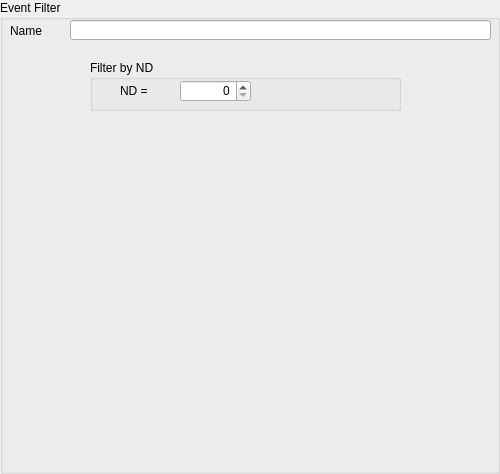
<?xml version="1.0" encoding="UTF-8"?>
<ui version="4.0">
 <class>FilterView</class>
 <widget class="QGroupBox" name="FilterView">
  <property name="geometry">
   <rect>
    <x>0</x>
    <y>0</y>
    <width>500</width>
    <height>474</height>
   </rect>
  </property>
  <property name="windowTitle">
   <string>GroupBox</string>
  </property>
  <property name="title">
   <string>Event Filter</string>
  </property>
  <widget class="QLabel" name="label">
   <property name="geometry">
    <rect>
     <x>10</x>
     <y>20</y>
     <width>52</width>
     <height>21</height>
    </rect>
   </property>
   <property name="text">
    <string>Name</string>
   </property>
  </widget>
  <widget class="QLineEdit" name="nameedit">
   <property name="geometry">
    <rect>
     <x>70</x>
     <y>20</y>
     <width>421</width>
     <height>20</height>
    </rect>
   </property>
  </widget>
  <widget class="QGroupBox" name="NDbox">
   <property name="geometry">
    <rect>
     <x>90</x>
     <y>60</y>
     <width>311</width>
     <height>51</height>
    </rect>
   </property>
   <property name="title">
    <string>Filter by ND</string>
   </property>
   <widget class="QSpinBox" name="spinBox">
    <property name="geometry">
     <rect>
      <x>90</x>
      <y>20</y>
      <width>71</width>
      <height>22</height>
     </rect>
    </property>
    <property name="alignment">
     <set>Qt::AlignRight|Qt::AlignTrailing|Qt::AlignVCenter</set>
    </property>
    <property name="maximum">
     <number>127</number>
    </property>
   </widget>
   <widget class="QLabel" name="label_2">
    <property name="geometry">
     <rect>
      <x>30</x>
      <y>20</y>
      <width>52</width>
      <height>21</height>
     </rect>
    </property>
    <property name="text">
     <string>ND = </string>
    </property>
   </widget>
  </widget>
 </widget>
 <resources/>
 <connections/>
</ui>
